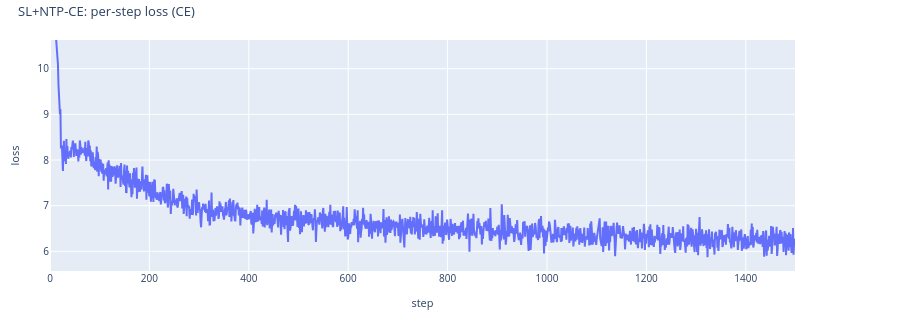
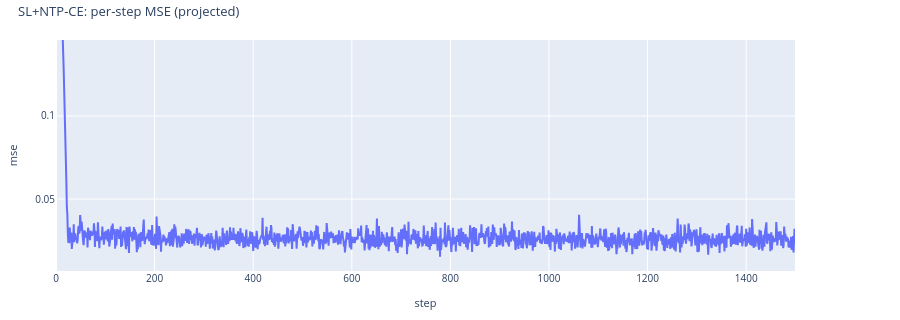

The code cell stored with these charts, in order, in its notebook:
### Code cell
# SL+NTP-CE: per-step training loss / MSE (CE loss; projected MSE diagnostic)
if sl_ce is not None:
    try:
        display(sl_ce.plot_vs_step("loss", title="SL+NTP-CE: per-step loss (CE)", save_path=WRITEUP_ASSETS / "sl_ce_per_step_loss.html"))
        display(sl_ce.plot_vs_step("mse", title="SL+NTP-CE: per-step MSE (projected)", save_path=WRITEUP_ASSETS / "sl_ce_per_step_mse.html"))
    except ValueError as e:
        print(f"SL+NTP-CE per-step plots unavailable (old-format artifacts?): {e}")

### Figure 1 — Plotly figure (JSON) as saved in the notebook; plotly's stock layout.template omitted (floating-point values rounded to 4 significant figures; data arrays with more than 128 entries replaced by an {"elided": "..."} marker saying what was removed)
{"data": [{"customdata": {"elided": "1500x2 int values"}, "hovertemplate": "step: %{x}<br>loss: %{y}<br>num_lookforward_tokens: %{customdata[0]}<br>n_seeds: %{customdata[1]}<extra>look=1</extra>", "legendgroup": "look=1", "line": {"color": "#636EFA"}, "mode": "lines", "name": "look=1", "type": "scatter", "x": {"elided": "1500 int values"}, "y": {"elided": "1500 float values"}}], "layout": {"font": {"size": 11}, "height": 320, "legend": {"font": {"size": 10}, "x": 1.01, "xanchor": "left", "y": 1, "yanchor": "top"}, "margin": {"b": 40, "l": 50, "r": 105, "t": 40}, "title": {"font": {"size": 13}, "text": "SL+NTP-CE: per-step loss (CE)", "x": 0.02, "xanchor": "left", "y": 0.98, "yanchor": "top"}, "xaxis": {"tickfont": {"size": 10}, "title": {"font": {"size": 11}, "text": "step"}}, "yaxis": {"autorangeoptions": {"clipmax": 10.63, "clipmin": 5.547}, "tickfont": {"size": 10}, "title": {"font": {"size": 11}, "text": "loss"}}}}

### Figure 2 — Plotly figure (JSON) as saved in the notebook; plotly's stock layout.template omitted (floating-point values rounded to 4 significant figures; data arrays with more than 128 entries replaced by an {"elided": "..."} marker saying what was removed)
{"data": [{"customdata": {"elided": "1500x2 int values"}, "hovertemplate": "step: %{x}<br>mse: %{y}<br>num_lookforward_tokens: %{customdata[0]}<br>n_seeds: %{customdata[1]}<extra>look=1</extra>", "legendgroup": "look=1", "line": {"color": "#636EFA"}, "mode": "lines", "name": "look=1", "type": "scatter", "x": {"elided": "1500 int values"}, "y": {"elided": "1500 float values"}}], "layout": {"font": {"size": 11}, "height": 320, "legend": {"font": {"size": 10}, "x": 1.01, "xanchor": "left", "y": 1, "yanchor": "top"}, "margin": {"b": 40, "l": 50, "r": 105, "t": 40}, "title": {"font": {"size": 13}, "text": "SL+NTP-CE: per-step MSE (projected)", "x": 0.02, "xanchor": "left", "y": 0.98, "yanchor": "top"}, "xaxis": {"tickfont": {"size": 10}, "title": {"font": {"size": 11}, "text": "step"}}, "yaxis": {"autorangeoptions": {"clipmax": 0.1457, "clipmin": 0.006678}, "tickfont": {"size": 10}, "title": {"font": {"size": 11}, "text": "mse"}}}}
